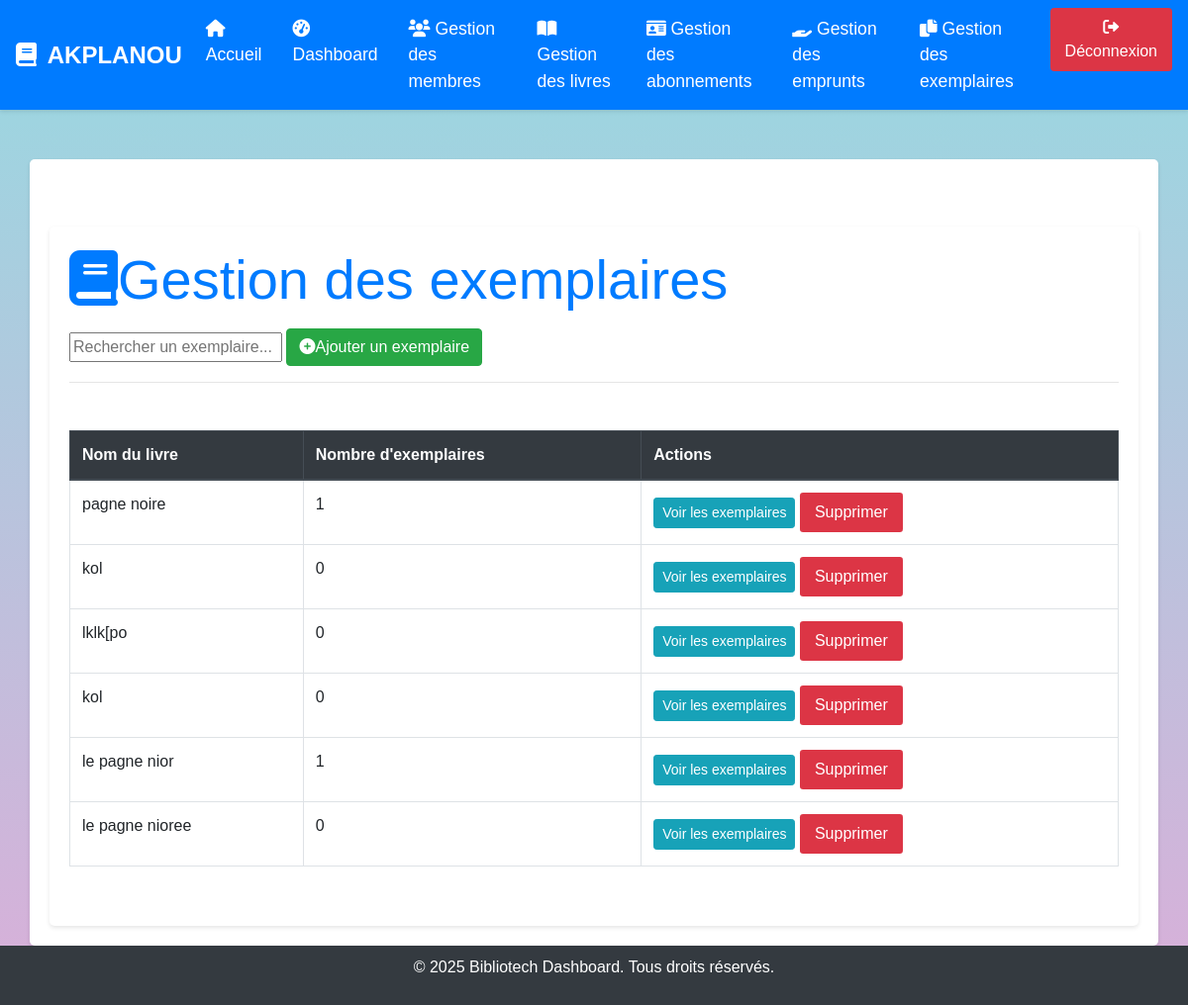
Page /exemplaires/ (signed in) on the committed database.
### gestion/models.py (models this page shows, shortened)
class Livre(models.Model):
    titre = models.CharField(max_length=200)
    auteur = models.CharField(max_length=100)
    isbn = models.CharField(max_length=13)
    edition = models.CharField(max_length=100)
    genre = models.CharField(max_length=50)
    couverture = models.ImageField(upload_to='couvertures/', null=True, blank=True)

### gestion/views.py (the view)
# urls.py: path('exemplaires/', views.gestion_exemplaires_view, name='gestion_exemplaires'),
@login_required
def gestion_exemplaires_view(request):
    livres = Livre.objects.all()
    return render(request, 'gestion/gestion_exemplaires.html', {'livres': livres})

### gestion/templates/gestion/gestion_exemplaires.html (shortened to what this page needs)
{% extends "gestion/base.html" %}
{% load static %}
{% block content %}
<div class="container mt-5">
    <div class="row mb-4">
        <div class="col-12">
            <h1 class="display-4 text-primary mb-3">
                <i class="fas fa-book me-3"></i>Gestion des exemplaires
            </h1>
            <div class="search-bar">
                <input type="text" id="search" name="search" placeholder="Rechercher un exemplaire..." onkeyup="filterTable()">
                <a href="{% url 'ajouter_exemplaire' %}" class="btn btn-success">
                    <i class="fas fa-plus-circle me-2"></i>Ajouter un exemplaire
                </a>
            </div>
            <hr class="mb-4">
        </div>
    </div>
    <div class="table-container">
        <table id="exemplairesTable" class="table table-bordered table-hover">
            <thead class="thead-dark">
                <tr>
                    <th>Nom du livre</th>
                    <th>Nombre d'exemplaires</th>
                    <th>Actions</th>
                </tr>
            </thead>
            <tbody>
                {% for livre in livres %}
                <tr>
                    <td>{{ livre.titre }}</td>
                    <td>{{ livre.exemplaire_set.count }}</td>
                    <td>
                        <a class="btn btn-info btn-sm" href="{% url 'livre_detail' livre.id %}">Voir les exemplaires</a>
                        <button class="btn btn-danger btn-sm" data-toggle="modal" data-target="#confirmDeleteModal{{ livre.id }}">Supprimer</button>
                    </td>
                </tr>
                {% endfor %}
            </tbody>
        </table>
    </div>
    <div class="d-flex justify-content-center mt-4">
    </div>
</div>
{% endblock %}

### gestion/templates/gestion/base.html (style rules this page uses)
body { background-color: #D9AFD9; background-image: linear-gradient(0deg, #D9AFD9 0%, #97D9E1 100%); font-family: 'Arial', sans-serif; display: flex; flex-direction: column; min-height: 100vh; margin: 0; }
.btn-danger { background-color: #dc3545; border: none; padding: 8px 15px; font-size: 1rem; color: white; }
.container { background-color: white; padding: 20px; border-radius: 5px; box-shadow: 0 2px 4px rgba(0, 0, 0, 0.1); margin-top: 50px; flex: 1; }

### rows in the picture
Livre: titre "pagne noire", exemplaire_set.count "1"
Livre: titre "kol", exemplaire_set.count "0"
Livre: titre "lklk[po", exemplaire_set.count "0"
Livre: titre "kol", exemplaire_set.count "0"
Livre: titre "le pagne nior", exemplaire_set.count "1"
Livre: titre "le pagne nioree", exemplaire_set.count "0"
